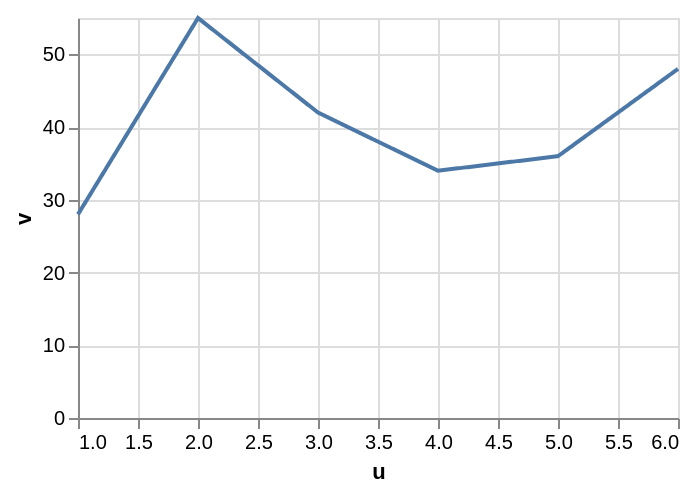

The specification (Vega-Lite) saved for this image:
### Vega specification from a JSON file in a GitHub repository (floating-point values rounded to 4 significant figures)
{"$schema": "https://vega.github.io/schema/vega/v5.json", "background": "white", "padding": 5, "width": 300, "height": 200, "style": "cell", "data": [{"name": "source_0", "values": [{"u": 1, "v": 28}, {"u": 2, "v": 55}, {"u": 3, "v": 42}, {"u": 4, "v": 34}, {"u": 5, "v": 36}, {"u": 6, "v": 48}]}, {"name": "data_0", "source": "source_0", "transform": [{"type": "formula", "expr": "toNumber(datum[\"u\"])", "as": "u"}]}], "signals": [{"name": "interpolate", "value": "linear", "bind": {"input": "select", "options": ["basis", "cardinal", "catmull-rom", "linear", "monotone", "natural", "step", "step-after", "step-before"]}}, {"name": "tension", "value": 0, "bind": {"input": "range", "min": 0, "max": 1, "step": 0.05}}, {"name": "strokeWidth", "value": 2, "bind": {"input": "range", "min": 0, "max": 10, "step": 0.5}}, {"name": "strokeCap", "value": "butt", "bind": {"input": "select", "options": ["butt", "round", "square"]}}, {"name": "strokeDash", "value": [1, 0], "bind": {"input": "select", "options": [[1, 0], [8, 8], [8, 4], [4, 4], [4, 2], [2, 1], [1, 1]]}}], "marks": [{"name": "marks", "type": "line", "style": ["line"], "sort": {"field": "x"}, "from": {"data": "data_0"}, "encode": {"update": {"strokeCap": {"signal": "strokeCap"}, "strokeWidth": {"signal": "strokeWidth"}, "strokeDash": {"signal": "strokeDash"}, "interpolate": {"signal": "interpolate"}, "tension": {"signal": "tension"}, "stroke": {"value": "#4c78a8"}, "description": {"signal": "\"u: \" + (format(datum[\"u\"], \"\")) + \"; v: \" + (format(datum[\"v\"], \"\"))"}, "x": {"scale": "x", "field": "u"}, "y": {"scale": "y", "field": "v"}, "defined": {"signal": "isValid(datum[\"u\"]) && isFinite(+datum[\"u\"]) && isValid(datum[\"v\"]) && isFinite(+datum[\"v\"])"}}}}], "scales": [{"name": "x", "type": "linear", "domain": {"data": "data_0", "field": "u"}, "range": [0, {"signal": "width"}], "nice": true, "zero": false}, {"name": "y", "type": "linear", "domain": {"data": "data_0", "field": "v"}, "range": [{"signal": "height"}, 0], "nice": true, "zero": true}], "axes": [{"scale": "x", "orient": "bottom", "gridScale": "y", "grid": true, "tickCount": {"signal": "ceil(width/40)"}, "domain": false, "labels": false, "aria": false, "maxExtent": 0, "minExtent": 0, "ticks": false, "zindex": 0}, {"scale": "y", "orient": "left", "gridScale": "x", "grid": true, "tickCount": {"signal": "ceil(height/40)"}, "domain": false, "labels": false, "aria": false, "maxExtent": 0, "minExtent": 0, "ticks": false, "zindex": 0}, {"scale": "x", "orient": "bottom", "grid": false, "title": "u", "labelFlush": true, "labelOverlap": true, "tickCount": {"signal": "ceil(width/40)"}, "zindex": 0}, {"scale": "y", "orient": "left", "grid": false, "title": "v", "labelOverlap": true, "tickCount": {"signal": "ceil(height/40)"}, "zindex": 0}]}
